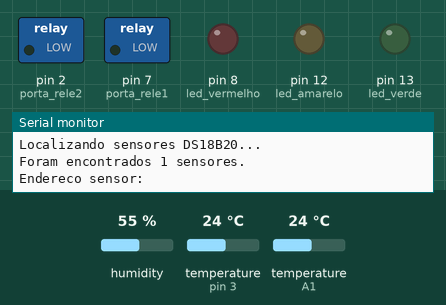
The sketch below on a simulated Arduino Uno, built with avr-gcc and run on an emulated ATmega328P. Shown: switched loads named in the sketch (green lamp = pin HIGH), output pins drawn as LEDs (lit = HIGH), the last lines printed to the serial monitor. Inputs (shaded band) come from the test bench; at power-on: humidity 55 %, temperature (sensors on pin 3, A1) 24 °C.

Above: at 0.1 s.
At 1.0 s:
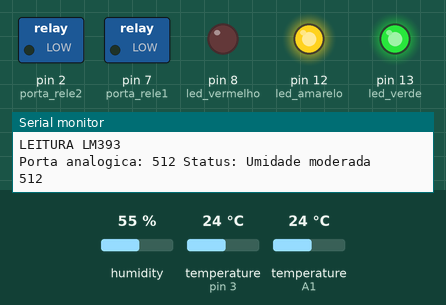
Timing chart, 0 to 2.5 s (numbered marks = the images above):
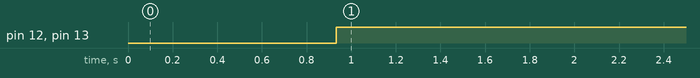

Measured:
- by itself, pin 12 (led_amarelo), pin 13 (led_verde): LOW → HIGH at 0.93 s

The sketch:

principal.ino
```cpp
//Bibliotecas necessárias
#include <OneWire.h> //DS18B20
#include <DallasTemperature.h> //DS18B20
#include <DHT.h> //DHT11

//Pinos que serão utitlziados
#define DHTPIN A1 // pino que estamos conectado o DHT11
#define pino_sinal_analogico A0 // Pino do LM393
#define DHTTYPE DHT11 // DHT 11
#define ONE_WIRE_BUS 3 //Porta DS18B20

//leds para ver o comportamento do sensor
#define led_verde 13
#define led_vermelho 8
#define led_amarelo 12


OneWire oneWire(ONE_WIRE_BUS); //Declarando o sensor DS18B20
DallasTemperature sensors(&oneWire); //criando instância do DS18B20
DeviceAddress sensor1;
DHT dht(DHTPIN, DHTTYPE);

// Armazena temperaturas minima e maxima
float tempMin = 999;
float tempMax = 0;

//LM393
int valor_analogico;

//Porta ligada ao pino IN1 do modulo
int porta_rele1 = 7;
int porta_rele2 = 2;

float leituraDHT11()
{
   // A leitura da temperatura e umidade pode levar 250ms!
  // O atraso do sensor pode chegar a 2 segundos.
  float h = dht.readHumidity();
  float t = dht.readTemperature();
  // testa se retorno é valido, caso contrário algo está errado.
  if (isnan(t) || isnan(h))
  {
    Serial.println("Failed to read from DHT");
  }
  else
  {
    Serial.print("Umidade: ");
    Serial.print(h);
    Serial.print(" %t");
    Serial.print("Temperatura: ");
    Serial.print(t);
    Serial.println(" *C");
  }
  return h;
}

float leituraDS18B20()
{
    // Le a informacao do sensor
  sensors.requestTemperatures();
  float tempC = sensors.getTempC(sensor1);
  // Atualiza temperaturas minima e maxima
  if (tempC < tempMin)
  {
    tempMin = tempC;
  }
  if (tempC > tempMax)
  {
    tempMax = tempC;
  }
  // Mostra dados no serial monitor
  Serial.print("Temp C: ");
  Serial.print(tempC);
  Serial.print(" Min : ");
  Serial.print(tempMin);
  Serial.print(" Max : ");
  Serial.println(tempMax);
  return tempC;

}

int leituraLM393()
{
  //Le o valor do pino A0 do sensor
  valor_analogico = analogRead(pino_sinal_analogico);

  //Mostra o valor da porta analogica no serial monitor
  Serial.print("Porta analogica: ");
  Serial.print(valor_analogico);

  //Solo umido, acende o led verde
  if (valor_analogico > 0 && valor_analogico < 400)
  {
    Serial.println(" Status: Solo umido");
  }

  //Solo com umidade moderada, acende led amarelo
  if (valor_analogico > 400 && valor_analogico < 900)
  {
    Serial.println(" Status: Umidade moderada");
  }

  //Solo seco, acende led vermelho
  if (valor_analogico > 900 && valor_analogico < 1024)
  {
    Serial.println(" Status: Solo seco");
  }
  return valor_analogico;
}

void ligaRele1 ()
{
   digitalWrite(porta_rele1, LOW);  //Liga rele 1
}

void desligaRele1 ()
{
   digitalWrite(porta_rele1, HIGH);  //Liga rele 1
}

void ligaRele2 ()
{
   digitalWrite(porta_rele2, LOW);  //Liga rele 1
}
void iluminar()
{
  ligaRele1();
  delay(180000);
  desligaRele1();
}


void setup() {
  // put your setup code here, to run once
  Serial.begin(9600);
  pinMode(pino_sinal_analogico, INPUT);
  dht.begin();
  sensors.begin();
  //Define pinos para o rele como saida
  pinMode(porta_rele1, OUTPUT);
  pinMode(porta_rele2,OUTPUT);
  //LEDs
  pinMode(led_verde,OUTPUT);
  pinMode(led_vermelho,OUTPUT);
  pinMode(led_amarelo,OUTPUT);
  // Localiza e mostra enderecos dos sensores
  Serial.println("Localizando sensores DS18B20...");
  Serial.print("Foram encontrados ");
  Serial.print(sensors.getDeviceCount(), DEC);
  Serial.println(" sensores.");
  if (!sensors.getAddress(sensor1, 0))
     Serial.println("Sensores nao encontrados !");
  // Mostra o endereco do sensor encontrado no barramento
  Serial.print("Endereco sensor: ");
  Serial.println();

}

void loop() {
  // put your main code here, to run repeatedly:
  float umidade;
  float temperatura;
  int solo;
  ligaRele2();

  digitalWrite(led_vermelho, LOW);
  digitalWrite(led_amarelo, LOW);
  digitalWrite(led_verde, LOW);

  Serial.println("LEITURA DHT11");
  umidade = leituraDHT11();
  Serial.println(umidade);

  Serial.println("LEITURA DS18B20");
  temperatura = leituraDS18B20();
  Serial.println(temperatura);

  Serial.println("LEITURA LM393");
  solo = leituraLM393();
  Serial.println(solo);
  Serial.println();

  if(temperatura < 25)
  {
    digitalWrite(led_verde, HIGH);
  }

  if(60 < umidade)
  {
    digitalWrite(led_vermelho,HIGH);
  }

  if(solo < 900)
  {
    digitalWrite(led_amarelo, HIGH);
  }
  iluminar();

  delay(120000);
}
```
